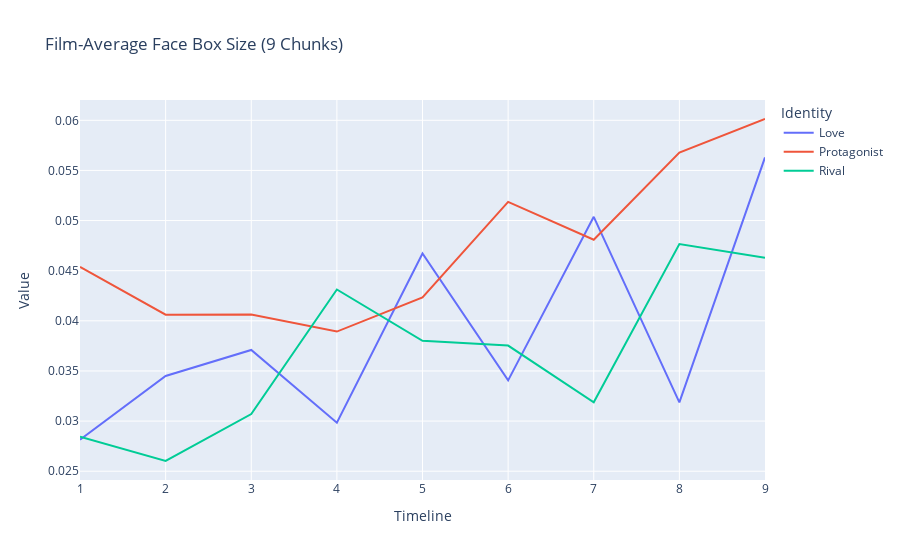

Write notebook code for a chart like this one.
### Markdown cell above
### CHUNKED SIZE WITH FILM MEANS

### Code cell
CHUNKING = 9

# User plotly to visualize something

import plotly.express as px
import pandas as pd

# Load all csv files in csv/
import glob
import os

csv_files = glob.glob("csv/*.csv")

USE_GENERAL_NAMES = True # Keep true
USE_GENDER_NAMES = False

USE_INDIVIDUAL_AVERAGE_NOT_THREE = True # Keep true

USE_FILM_AVERAGE = True # Keep true

IGNORE_MINOR_CHARACTERS = True

FILM_FRAME_TOTALS = {
	"Cliff": 2097,
	"Our Village": 2377,
	"Diary of Nurse": 2297,
	"Sabrina": 2751,
	"The Man from Laramie": 2477,
	"Human Desire": 2200,
	"Chikamatsu Story": 2460,
	"Black River": 2552,
	"Duel in the Sun": 3207,
	"Gilda": 2652,
	"Jigoku Mon": 2151,
	"Kurutta Kajitsu": 2076,
	"Notorious": 2433,
	"Oklahoma": 3577,
	"Vikings": 2740,
	"Waves of Life": 2465
}

RIVALS = ["Keming", "Professor Yuan", "Haoru", "David", "Vic", "Carl", "Ishun", "Hitokiri Joe", "Natsuhisa", "Bo Kang", "Wataru", "Jud", "Alex Sebastian", "Ballin", "Einar", "Jesse"]
MALES = ["Zhanwu", "Fan Jun", "Changping", "Linus", "Will", "Jeff", "Mohei", "Nishida", "Haruji", "Jin Zhang", "Moritoo", "Curly", "Devlin", "Johnny", "Eric", "Lewt"]
LADIES = ["Shuzhen", "Fang Qing", "Suhua", "Sabrina", "Barbara", "Vicki", "Osan", "Shizuko", "Eri", "Ye Suping", "Kesa", "Laurey", "Alicia", "Gilda", "Morgana", "Pearl"]

PROTAGONISTS = ["Zhanwu", "Fang Qing", "Suhua", "Sabrina", "Will", "Jeff", "Mohei", "Nishida", "Haruji", "Jin Zhang", "Moritoo", "Curly", "Alicia", "Johnny", "Eric", "Pearl"]
LOVES = ["Shuzhen", "Fan Jun", "Changping", "Linus", "Barbara", "Vicki", "Osan", "Shizuko", "Eri", "Ye Suping", "Kesa", "Laurey", "Devlin", "Gilda", "Morgana", "Lewt"]

def find_section(range_start, range_end, num_sections, value):
    """
    Given a range [range_start, range_end], this function splits it into
    num_sections and returns which section (1-based index) the value falls into.

    :param range_start: The start of the range (inclusive).
    :param range_end: The end of the range (inclusive).
    :param num_sections: Number of sections to divide the range into.
    :param value: The value for which we want to determine the section index.
    :return: The section index (1-based) where the value fits.
    """
    # Handle edge cases, e.g., if value < range_start or value > range_end
    if value <= range_start:
        return 1
    if value >= range_end:
        return num_sections

    # Compute the size of each section
    section_size = (range_end - range_start) / num_sections

    # Determine which section the value falls into using integer division
    section_index = int((value - range_start) // section_size) + 1

    # Make sure the section index doesn't exceed num_sections
    if section_index > num_sections:
        section_index = num_sections

    return section_index

def get_name(name):
	if USE_GENDER_NAMES:
		if name in MALES:
			name = "Male"
		elif name in LADIES:
			name = "Female"
	else:
		if name in PROTAGONISTS:
			name = "Protagonist"
		elif name in LOVES:
			name = "Love"
	return name

data = []
chunks = []
chunk_totals = {}
chunk_all_totals = []
for i in range(CHUNKING + 1):
	chunk_all_totals.append(0)
for i in range(CHUNKING + 1):
	chunks.append({})

for file in csv_files:
	film = file[4:-4]
	with open(file) as f:
		lines = f.readlines()[2:]
		for line in lines:
			line = line.split(",")
			if line[5] != "\"N/A\"":
				# Att 3 is frame numbder / film's total frames (the film is the name of the current csv file)
				total = FILM_FRAME_TOTALS[os.path.basename(file)[:-4]]
				frame = int(line[0][1:][:-1])
				name = line[5][1:][:-1]
				face_box_text = line[1][1:][:-1][1:][:-1]
				face_box = [float(x) for x in face_box_text.split("\， ")]
				face_box_width = face_box[2]
				face_box_height = face_box[3]
				if USE_GENERAL_NAMES:
					if name in RIVALS:
						name = "Rival"
					name = get_name(name)
				if IGNORE_MINOR_CHARACTERS:
					if USE_GENERAL_NAMES:
						if name not in ["Rival", "Protagonist", "Female", "Male", "Love"]:
							continue
					else:
						if name not in RIVALS:
							if name not in PROTAGONISTS:
								if name not in LOVES:
									continue

				time = find_section(0, total, CHUNKING, frame)

				name = film + ":::" + name
				chunk_all_totals[time] += 1

				# the chunk array time participant is a dictionary of the participants in that chunk
				if USE_INDIVIDUAL_AVERAGE_NOT_THREE:
					chunk_key = name + "---" + f"{time}"
				else:
					chunk_key = film + "---" + f"{time}"
				if chunk_key not in chunk_totals:
					chunk_totals[chunk_key] = 0

				chunk_totals[chunk_key] += 1
				if name not in chunks[time]:
					chunks[time][name] = 0
				chunks[time][name] += face_box_height * face_box_width
				#data.append([frame, line[1], name, time])

for i in range(CHUNKING + 1):
	names = {}
	for name in chunks[i]:
		
		
		films = name.split(":::")
		real_name = films[1]
		real_film = films[0]

		if USE_INDIVIDUAL_AVERAGE_NOT_THREE:
			total = chunk_totals[name + "---" + f"{i}"]
		else:
			total = chunk_totals[real_film + "---" + f"{i}"]
		character_in_chunk = chunks[i][name]
		avg = character_in_chunk / total
		if real_name not in names:
			names[real_name] = 0
		if USE_FILM_AVERAGE:
			names[real_name] += avg
		else:
			names[real_name] += character_in_chunk

	for name in names:
		chunk_total = names[name]
		real_avg = chunk_total / len(FILM_FRAME_TOTALS)

		data.append([i, name, real_avg])

df = pd.DataFrame(data, columns=["Timeline", "Identity", "Value"])
df["Identity"] = df["Identity"].astype(str)
df["Identity"] = df["Identity"].apply(lambda x: x.split(" ")[0])

# Create a scatter plot of the data
fig = px.line(df, x="Timeline", y="Value", color="Identity", title=f"Film-Average Face Box Size ({CHUNKING} Chunks)")
fig.show()

### Figure 1 — Plotly figure (JSON) as saved in the notebook; plotly's stock layout.template omitted (floating-point values rounded to 4 significant figures)
{"data": [{"hovertemplate": "Identity=Love<br>Timeline=%{x}<br>Value=%{y}<extra></extra>", "legendgroup": "Love", "line": {"color": "#636efa", "dash": "solid"}, "marker": {"symbol": "circle"}, "mode": "lines", "name": "Love", "orientation": "v", "showlegend": true, "type": "scatter", "x": [1, 2, 3, 4, 5, 6, 7, 8, 9], "xaxis": "x", "y": [0.02815, 0.0345, 0.0371, 0.02983, 0.04671, 0.03406, 0.05037, 0.03186, 0.0563], "yaxis": "y"}, {"hovertemplate": "Identity=Protagonist<br>Timeline=%{x}<br>Value=%{y}<extra></extra>", "legendgroup": "Protagonist", "line": {"color": "#EF553B", "dash": "solid"}, "marker": {"symbol": "circle"}, "mode": "lines", "name": "Protagonist", "orientation": "v", "showlegend": true, "type": "scatter", "x": [1, 2, 3, 4, 5, 6, 7, 8, 9], "xaxis": "x", "y": [0.04537, 0.04061, 0.04064, 0.03893, 0.04234, 0.05186, 0.04808, 0.05678, 0.06013], "yaxis": "y"}, {"hovertemplate": "Identity=Rival<br>Timeline=%{x}<br>Value=%{y}<extra></extra>", "legendgroup": "Rival", "line": {"color": "#00cc96", "dash": "solid"}, "marker": {"symbol": "circle"}, "mode": "lines", "name": "Rival", "orientation": "v", "showlegend": true, "type": "scatter", "x": [1, 2, 3, 4, 5, 6, 7, 8, 9], "xaxis": "x", "y": [0.02843, 0.02602, 0.0307, 0.04313, 0.03801, 0.03753, 0.03187, 0.04766, 0.04628], "yaxis": "y"}], "layout": {"legend": {"title": {"text": "Identity"}, "tracegroupgap": 0}, "title": {"text": "Film-Average Face Box Size (9 Chunks)"}, "xaxis": {"anchor": "y", "domain": [0, 1], "title": {"text": "Timeline"}}, "yaxis": {"anchor": "x", "domain": [0, 1], "title": {"text": "Value"}}}}
